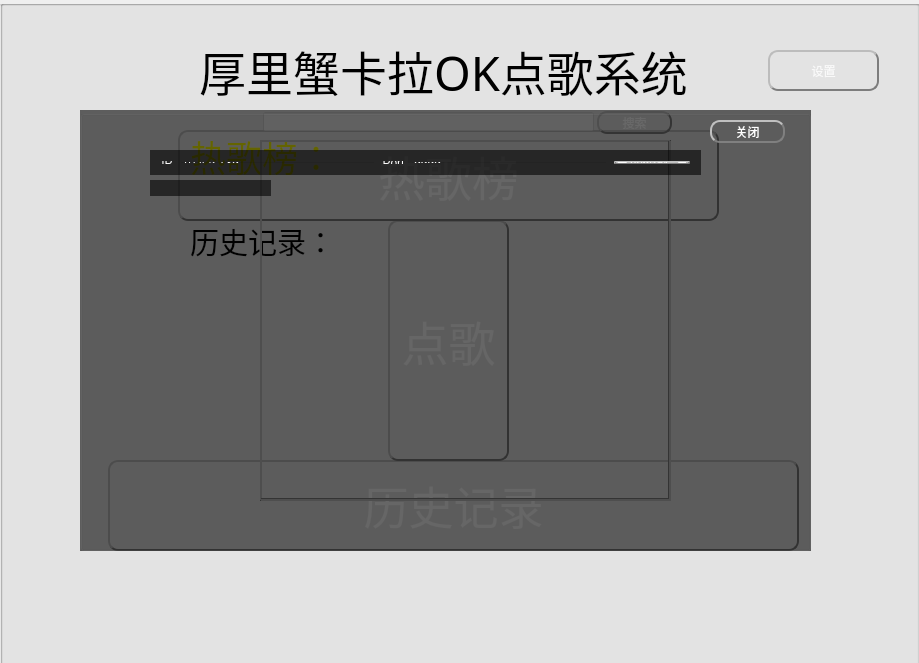
<?xml version="1.0" encoding="UTF-8"?>
<ui version="4.0">
 <class>Widget</class>
 <widget class="QWidget" name="Widget">
  <property name="enabled">
   <bool>true</bool>
  </property>
  <property name="geometry">
   <rect>
    <x>0</x>
    <y>0</y>
    <width>919</width>
    <height>663</height>
   </rect>
  </property>
  <property name="minimumSize">
   <size>
    <width>919</width>
    <height>663</height>
   </size>
  </property>
  <property name="maximumSize">
   <size>
    <width>919</width>
    <height>663</height>
   </size>
  </property>
  <property name="windowTitle">
   <string>Widget</string>
  </property>
  <widget class="QGroupBox" name="mainGroup">
   <property name="geometry">
    <rect>
     <x>-2</x>
     <y>0</y>
     <width>921</width>
     <height>671</height>
    </rect>
   </property>
   <property name="title">
    <string/>
   </property>
   <property name="flat">
    <bool>true</bool>
   </property>
   <property name="checkable">
    <bool>false</bool>
   </property>
   <widget class="QPushButton" name="btnHistory">
    <property name="geometry">
     <rect>
      <x>110</x>
      <y>460</y>
      <width>691</width>
      <height>91</height>
     </rect>
    </property>
    <property name="font">
     <font>
      <family>古风隶书字体</family>
      <pointsize>34</pointsize>
     </font>
    </property>
    <property name="styleSheet">
     <string notr="true">QPushButton{background-color:rgb(255, 34, 49,0);color: white;   border-radius: 10px;  border: 2px groove gray; border-style: outset;}
QPushButton:hover{background-color:rgb(0, 0, 0,100); color: black;}
QPushButton:pressed{background-color:rgb(132, 158, 162); border-style: inset; }</string>
    </property>
    <property name="text">
     <string>历史记录</string>
    </property>
   </widget>
   <widget class="QPushButton" name="btnOrderMusic">
    <property name="geometry">
     <rect>
      <x>390</x>
      <y>220</y>
      <width>121</width>
      <height>241</height>
     </rect>
    </property>
    <property name="font">
     <font>
      <family>古风隶书字体</family>
      <pointsize>35</pointsize>
     </font>
    </property>
    <property name="styleSheet">
     <string notr="true">QPushButton{background-color:rgb(255, 34, 49,0);color: white;   border-radius: 10px;  border: 2px groove gray; border-style: outset;}
QPushButton:hover{background-color:rgb(0, 0, 0,100); color: black;}
QPushButton:pressed{background-color:rgb(132, 158, 162); border-style: inset; }</string>
    </property>
    <property name="text">
     <string>点歌</string>
    </property>
   </widget>
   <widget class="QPushButton" name="btnHotMusic">
    <property name="enabled">
     <bool>true</bool>
    </property>
    <property name="geometry">
     <rect>
      <x>180</x>
      <y>130</y>
      <width>541</width>
      <height>91</height>
     </rect>
    </property>
    <property name="font">
     <font>
      <family>古风隶书字体</family>
      <pointsize>35</pointsize>
     </font>
    </property>
    <property name="styleSheet">
     <string notr="true">QPushButton{background-color:rgb(255, 34, 49,0);color: white;   border-radius: 10px;  border: 2px groove gray; border-style: outset;}
QPushButton:hover{background-color:rgb(0, 0, 0,100); color: black;}
QPushButton:pressed{background-color:rgb(132, 158, 162); border-style: inset; }</string>
    </property>
    <property name="text">
     <string>热歌榜</string>
    </property>
    <property name="checkable">
     <bool>false</bool>
    </property>
   </widget>
   <widget class="QLabel" name="labey_title">
    <property name="geometry">
     <rect>
      <x>170</x>
      <y>30</y>
      <width>551</width>
      <height>81</height>
     </rect>
    </property>
    <property name="font">
     <font>
      <family>古风隶书字体</family>
      <pointsize>35</pointsize>
      <weight>50</weight>
      <italic>false</italic>
      <bold>false</bold>
      <underline>false</underline>
     </font>
    </property>
    <property name="text">
     <string>厚里蟹卡拉OK点歌系统</string>
    </property>
    <property name="textFormat">
     <enum>Qt::AutoText</enum>
    </property>
    <property name="alignment">
     <set>Qt::AlignCenter</set>
    </property>
   </widget>
   <widget class="QLabel" name="logo">
    <property name="geometry">
     <rect>
      <x>40</x>
      <y>30</y>
      <width>101</width>
      <height>81</height>
     </rect>
    </property>
    <property name="text">
     <string/>
    </property>
    <property name="pixmap">
     <pixmap resource="res.qrc">:/res/img/logo1.png</pixmap>
    </property>
   </widget>
   <widget class="QLabel" name="bkgMain">
    <property name="geometry">
     <rect>
      <x>0</x>
      <y>-130</y>
      <width>941</width>
      <height>931</height>
     </rect>
    </property>
    <property name="text">
     <string/>
    </property>
    <property name="pixmap">
     <pixmap resource="res.qrc">:/res/img/background1.png</pixmap>
    </property>
   </widget>
   <widget class="QPushButton" name="btnSet">
    <property name="geometry">
     <rect>
      <x>770</x>
      <y>50</y>
      <width>111</width>
      <height>41</height>
     </rect>
    </property>
    <property name="styleSheet">
     <string notr="true">QPushButton{background-color:rgb(255, 34, 49,0);color: white;   border-radius: 10px;  border: 2px groove gray; border-style: outset;}
QPushButton:hover{background-color:rgb(0, 0, 0,100); color: black;}
QPushButton:pressed{background-color:rgb(132, 158, 162); border-style: inset; }</string>
    </property>
    <property name="text">
     <string>设置</string>
    </property>
   </widget>
   <zorder>bkgMain</zorder>
   <zorder>btnHistory</zorder>
   <zorder>btnOrderMusic</zorder>
   <zorder>btnHotMusic</zorder>
   <zorder>labey_title</zorder>
   <zorder>logo</zorder>
   <zorder>btnSet</zorder>
  </widget>
  <widget class="QGroupBox" name="orderMusicGroup">
   <property name="geometry">
    <rect>
     <x>0</x>
     <y>0</y>
     <width>921</width>
     <height>671</height>
    </rect>
   </property>
   <property name="title">
    <string/>
   </property>
   <widget class="QPushButton" name="btn_orderBack">
    <property name="geometry">
     <rect>
      <x>23</x>
      <y>33</y>
      <width>121</width>
      <height>71</height>
     </rect>
    </property>
    <property name="styleSheet">
     <string notr="true">QPushButton{background-color:rgb(255, 34, 49,0);color: white;   border-radius: 10px;  border-style: outset;}
QPushButton:hover{background-color:rgb(0, 0, 0,100); color: black;}
QPushButton:pressed{background-color:rgb(132, 158, 162); border-style: inset; }</string>
    </property>
    <property name="text">
     <string/>
    </property>
    <property name="icon">
     <iconset resource="res.qrc">
      <normaloff>:/res/img/backIcon.png</normaloff>:/res/img/backIcon.png</iconset>
    </property>
    <property name="iconSize">
     <size>
      <width>141</width>
      <height>101</height>
     </size>
    </property>
   </widget>
   <widget class="QLabel" name="bkgOrder">
    <property name="geometry">
     <rect>
      <x>3</x>
      <y>-1</y>
      <width>921</width>
      <height>671</height>
     </rect>
    </property>
    <property name="text">
     <string/>
    </property>
    <property name="pixmap">
     <pixmap resource="res.qrc">:/res/img/orderBackground.png</pixmap>
    </property>
   </widget>
   <widget class="QGroupBox" name="musicListGroup">
    <property name="geometry">
     <rect>
      <x>260</x>
      <y>140</y>
      <width>411</width>
      <height>361</height>
     </rect>
    </property>
    <property name="styleSheet">
     <string notr="true">border:2px groove gray;</string>
    </property>
    <property name="title">
     <string/>
    </property>
    <widget class="QWidget" name="gridLayoutWidget">
     <property name="geometry">
      <rect>
       <x>-1</x>
       <y>-1</y>
       <width>411</width>
       <height>361</height>
      </rect>
     </property>
     <layout class="QGridLayout" name="musicListLayout"/>
    </widget>
   </widget>
   <widget class="QLineEdit" name="editMusicInfo">
    <property name="geometry">
     <rect>
      <x>263</x>
      <y>112</y>
      <width>331</width>
      <height>20</height>
     </rect>
    </property>
    <property name="styleSheet">
     <string notr="true">background:rgb(0255,255,255,100);</string>
    </property>
   </widget>
   <widget class="QPushButton" name="btnSearch">
    <property name="geometry">
     <rect>
      <x>597</x>
      <y>111</y>
      <width>75</width>
      <height>23</height>
     </rect>
    </property>
    <property name="styleSheet">
     <string notr="true">QPushButton{background-color:rgb(255, 34, 49,0);color: white;   border-radius: 10px;  border: 2px groove gray; border-style: outset;}
QPushButton:hover{background-color:rgb(0, 0, 0,100); color: black;}
QPushButton:pressed{background-color:rgb(132, 158, 162); border-style: inset; }</string>
    </property>
    <property name="text">
     <string>搜索</string>
    </property>
   </widget>
   <zorder>bkgOrder</zorder>
   <zorder>btn_orderBack</zorder>
   <zorder>musicListGroup</zorder>
   <zorder>editMusicInfo</zorder>
   <zorder>btnSearch</zorder>
  </widget>
  <widget class="QGroupBox" name="musicHisroyGroup">
   <property name="geometry">
    <rect>
     <x>0</x>
     <y>0</y>
     <width>921</width>
     <height>671</height>
    </rect>
   </property>
   <property name="title">
    <string/>
   </property>
   <widget class="QLabel" name="bkgHistory">
    <property name="geometry">
     <rect>
      <x>0</x>
      <y>0</y>
      <width>921</width>
      <height>671</height>
     </rect>
    </property>
    <property name="font">
     <font>
      <pointsize>11</pointsize>
     </font>
    </property>
    <property name="text">
     <string/>
    </property>
    <property name="pixmap">
     <pixmap resource="res.qrc">:/res/img/historyBackground.png</pixmap>
    </property>
   </widget>
   <widget class="QPushButton" name="btn_musHisBack">
    <property name="geometry">
     <rect>
      <x>40</x>
      <y>30</y>
      <width>121</width>
      <height>71</height>
     </rect>
    </property>
    <property name="styleSheet">
     <string notr="true">QPushButton{background-color:rgb(255, 34, 49,0);color: white;   border-radius: 10px;  border-style: outset;}
QPushButton:hover{background-color:rgb(0, 0, 0,100); color: black;}
QPushButton:pressed{background-color:rgb(132, 158, 162); border-style: inset; }</string>
    </property>
    <property name="text">
     <string/>
    </property>
    <property name="icon">
     <iconset resource="res.qrc">
      <normaloff>:/res/img/backIcon.png</normaloff>:/res/img/backIcon.png</iconset>
    </property>
    <property name="iconSize">
     <size>
      <width>141</width>
      <height>101</height>
     </size>
    </property>
   </widget>
   <widget class="QLabel" name="labelHistory">
    <property name="geometry">
     <rect>
      <x>190</x>
      <y>220</y>
      <width>471</width>
      <height>301</height>
     </rect>
    </property>
    <property name="font">
     <font>
      <family>古风隶书字体</family>
      <pointsize>22</pointsize>
     </font>
    </property>
    <property name="text">
     <string>历史记录：</string>
    </property>
    <property name="alignment">
     <set>Qt::AlignLeading|Qt::AlignLeft|Qt::AlignTop</set>
    </property>
   </widget>
  </widget>
  <widget class="QGroupBox" name="hotMusicGroup">
   <property name="geometry">
    <rect>
     <x>0</x>
     <y>0</y>
     <width>921</width>
     <height>671</height>
    </rect>
   </property>
   <property name="title">
    <string/>
   </property>
   <widget class="QPushButton" name="btn_hotMusicBack">
    <property name="geometry">
     <rect>
      <x>10</x>
      <y>20</y>
      <width>151</width>
      <height>101</height>
     </rect>
    </property>
    <property name="styleSheet">
     <string notr="true">QPushButton{background-color:rgb(255, 34, 49,0);color: red;   border-radius: 10px; border-style: outset;}
QPushButton:hover{background-color:rgb(0, 0, 0,100); color: black;}
QPushButton:pressed{background-color:rgb(132, 158, 162); border-style: inset; }</string>
    </property>
    <property name="text">
     <string/>
    </property>
    <property name="icon">
     <iconset resource="res.qrc">
      <normaloff>:/res/img/backIconRed.png</normaloff>:/res/img/backIconRed.png</iconset>
    </property>
    <property name="iconSize">
     <size>
      <width>90</width>
      <height>80</height>
     </size>
    </property>
   </widget>
   <widget class="QLabel" name="labelHotMusic">
    <property name="geometry">
     <rect>
      <x>190</x>
      <y>130</y>
      <width>511</width>
      <height>401</height>
     </rect>
    </property>
    <property name="font">
     <font>
      <family>古风隶书字体</family>
      <pointsize>27</pointsize>
     </font>
    </property>
    <property name="styleSheet">
     <string notr="true">color:yellow;font:</string>
    </property>
    <property name="text">
     <string>热歌榜：
</string>
    </property>
    <property name="alignment">
     <set>Qt::AlignLeading|Qt::AlignLeft|Qt::AlignTop</set>
    </property>
   </widget>
   <widget class="QLabel" name="bkgHotMusic">
    <property name="geometry">
     <rect>
      <x>3</x>
      <y>-1</y>
      <width>921</width>
      <height>671</height>
     </rect>
    </property>
    <property name="text">
     <string/>
    </property>
    <property name="pixmap">
     <pixmap resource="res.qrc">:/res/img/hotMusicBackground.gif</pixmap>
    </property>
   </widget>
   <zorder>bkgHotMusic</zorder>
   <zorder>btn_hotMusicBack</zorder>
   <zorder>labelHotMusic</zorder>
  </widget>
  <widget class="QGroupBox" name="setGroup">
   <property name="geometry">
    <rect>
     <x>80</x>
     <y>110</y>
     <width>731</width>
     <height>441</height>
    </rect>
   </property>
   <property name="styleSheet">
    <string notr="true">background-color:rgb(0,0,0,150);</string>
   </property>
   <property name="title">
    <string/>
   </property>
   <property name="flat">
    <bool>false</bool>
   </property>
   <widget class="QPushButton" name="btn_setClose">
    <property name="geometry">
     <rect>
      <x>630</x>
      <y>10</y>
      <width>75</width>
      <height>23</height>
     </rect>
    </property>
    <property name="styleSheet">
     <string notr="true">QPushButton{background-color:rgb(255, 34, 49,0);color: white;   border-radius: 10px;  border: 2px groove gray; border-style: outset;}
QPushButton:hover{background-color:rgb(0, 0, 0,100); color: black;}
QPushButton:pressed{background-color:rgb(132, 158, 162); border-style: inset; }</string>
    </property>
    <property name="text">
     <string>关闭</string>
    </property>
   </widget>
   <widget class="QWidget" name="layoutWidget">
    <property name="geometry">
     <rect>
      <x>70</x>
      <y>40</y>
      <width>551</width>
      <height>25</height>
     </rect>
    </property>
    <layout class="QHBoxLayout" name="horizontalLayout_3">
     <item>
      <layout class="QHBoxLayout" name="horizontalLayout">
       <item>
        <widget class="QLabel" name="label_2">
         <property name="styleSheet">
          <string notr="true">color:white;background-color:rgb(255, 34, 49,0);</string>
         </property>
         <property name="text">
          <string>IP</string>
         </property>
         <property name="alignment">
          <set>Qt::AlignCenter</set>
         </property>
        </widget>
       </item>
       <item>
        <widget class="QLineEdit" name="editIP">
         <property name="styleSheet">
          <string notr="true">color:white;background-color:rgb(255, 34, 49,0);</string>
         </property>
         <property name="text">
          <string>10.4.5.139</string>
         </property>
        </widget>
       </item>
       <item>
        <widget class="QLabel" name="label_4">
         <property name="styleSheet">
          <string notr="true">color:white;background-color:rgb(255, 34, 49,0);</string>
         </property>
         <property name="text">
          <string>Port</string>
         </property>
         <property name="alignment">
          <set>Qt::AlignCenter</set>
         </property>
        </widget>
       </item>
       <item>
        <widget class="QLineEdit" name="editPort">
         <property name="styleSheet">
          <string notr="true">color:white;background-color:rgb(255, 34, 49,0);</string>
         </property>
         <property name="text">
          <string>9999</string>
         </property>
        </widget>
       </item>
      </layout>
     </item>
     <item>
      <widget class="QPushButton" name="btnRefreshNetwork">
       <property name="styleSheet">
        <string notr="true">QPushButton{background-color:rgb(255, 34, 49,0);color: white;   border-radius: 10px;  border: 2px groove gray; border-style: outset;}
QPushButton:hover{background-color:rgb(0, 0, 0,100); color: black;}
QPushButton:pressed{background-color:rgb(132, 158, 162); border-style: inset; }</string>
       </property>
       <property name="text">
        <string>更新网络信息</string>
       </property>
      </widget>
     </item>
    </layout>
   </widget>
   <widget class="QWidget" name="layoutWidget">
    <property name="geometry">
     <rect>
      <x>70</x>
      <y>70</y>
      <width>121</width>
      <height>16</height>
     </rect>
    </property>
    <layout class="QHBoxLayout" name="horizontalLayout_2">
     <item>
      <widget class="QLabel" name="label">
       <property name="styleSheet">
        <string notr="true">color:white;background-color:rgb(255, 34, 49,0);</string>
       </property>
       <property name="text">
        <string>网络状态：</string>
       </property>
      </widget>
     </item>
     <item>
      <widget class="QLabel" name="networkState">
       <property name="styleSheet">
        <string notr="true">color:white;background-color:rgb(255, 34, 49,0);</string>
       </property>
       <property name="text">
        <string>未链接</string>
       </property>
      </widget>
     </item>
    </layout>
   </widget>
  </widget>
  <zorder>hotMusicGroup</zorder>
  <zorder>mainGroup</zorder>
  <zorder>musicHisroyGroup</zorder>
  <zorder>orderMusicGroup</zorder>
  <zorder>setGroup</zorder>
 </widget>
 <layoutdefault spacing="6" margin="11"/>
 <resources>
  <include location="res.qrc"/>
 </resources>
 <connections/>
</ui>
